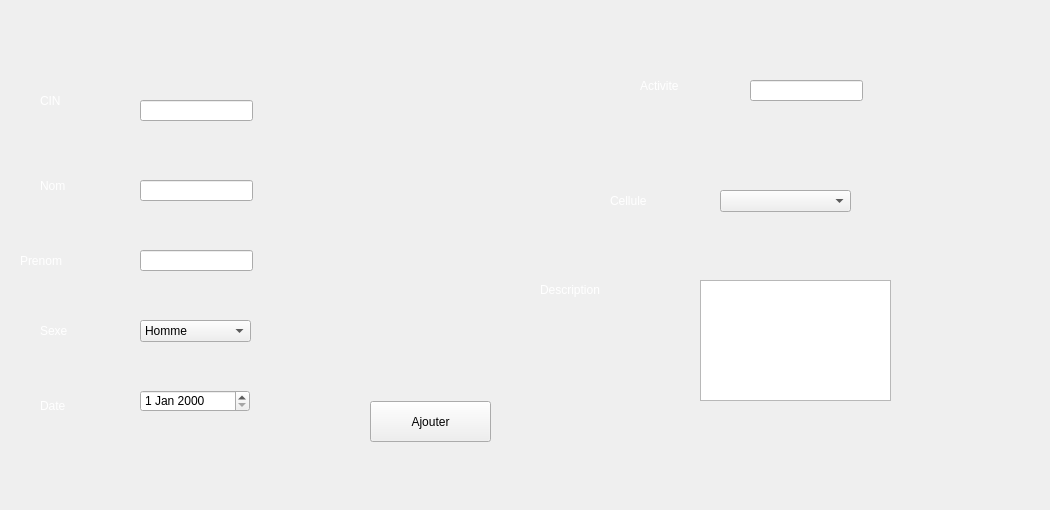
        <widget class="QWidget" name="tab_7">
         <attribute name="title">
          <string>Ajouter</string>
         </attribute>
         <widget class="QLabel" name="label_31">
          <property name="geometry">
           <rect>
            <x>40</x>
            <y>90</y>
            <width>61</width>
            <height>21</height>
           </rect>
          </property>
          <property name="styleSheet">
           <string notr="true">color: rgb(255, 255, 255);</string>
          </property>
          <property name="text">
           <string>CIN</string>
          </property>
         </widget>
         <widget class="QLabel" name="label_32">
          <property name="geometry">
           <rect>
            <x>40</x>
            <y>170</y>
            <width>61</width>
            <height>31</height>
           </rect>
          </property>
          <property name="styleSheet">
           <string notr="true">color: rgb(255, 255, 255);</string>
          </property>
          <property name="text">
           <string>Nom</string>
          </property>
         </widget>
         <widget class="QPushButton" name="pushButton_19">
          <property name="geometry">
           <rect>
            <x>370</x>
            <y>401</y>
            <width>121</width>
            <height>41</height>
           </rect>
          </property>
          <property name="text">
           <string>Ajouter</string>
          </property>
         </widget>
         <widget class="QLabel" name="label_57">
          <property name="geometry">
           <rect>
            <x>20</x>
            <y>250</y>
            <width>111</width>
            <height>21</height>
           </rect>
          </property>
          <property name="styleSheet">
           <string notr="true">color: rgb(255, 255, 255);</string>
          </property>
          <property name="text">
           <string>Prenom</string>
          </property>
         </widget>
         <widget class="QLabel" name="label_58">
          <property name="geometry">
           <rect>
            <x>40</x>
            <y>390</y>
            <width>71</width>
            <height>31</height>
           </rect>
          </property>
          <property name="styleSheet">
           <string notr="true">color: rgb(255, 255, 255);</string>
          </property>
          <property name="text">
           <string>Date</string>
          </property>
         </widget>
         <widget class="QLabel" name="label_59">
          <property name="geometry">
           <rect>
            <x>40</x>
            <y>320</y>
            <width>61</width>
            <height>21</height>
           </rect>
          </property>
          <property name="styleSheet">
           <string notr="true">color: rgb(255, 255, 255);</string>
          </property>
          <property name="text">
           <string>Sexe</string>
          </property>
         </widget>
         <widget class="QLabel" name="label_60">
          <property name="geometry">
           <rect>
            <x>640</x>
            <y>70</y>
            <width>91</width>
            <height>31</height>
           </rect>
          </property>
          <property name="styleSheet">
           <string notr="true">color: rgb(255, 255, 255);</string>
          </property>
          <property name="text">
           <string>Activite</string>
          </property>
         </widget>
         <widget class="QLabel" name="label_61">
          <property name="geometry">
           <rect>
            <x>540</x>
            <y>280</y>
            <width>141</width>
            <height>20</height>
           </rect>
          </property>
          <property name="styleSheet">
           <string notr="true">color: rgb(255, 255, 255);</string>
          </property>
          <property name="text">
           <string>Description</string>
          </property>
         </widget>
         <widget class="QLineEdit" name="le_cin">
          <property name="geometry">
           <rect>
            <x>140</x>
            <y>100</y>
            <width>113</width>
            <height>21</height>
           </rect>
          </property>
         </widget>
         <widget class="QLineEdit" name="le_noom">
          <property name="geometry">
           <rect>
            <x>140</x>
            <y>180</y>
            <width>113</width>
            <height>21</height>
           </rect>
          </property>
         </widget>
         <widget class="QLineEdit" name="le_prenom">
          <property name="geometry">
           <rect>
            <x>140</x>
            <y>250</y>
            <width>113</width>
            <height>21</height>
           </rect>
          </property>
         </widget>
         <widget class="QLineEdit" name="le_activite">
          <property name="geometry">
           <rect>
            <x>750</x>
            <y>80</y>
            <width>113</width>
            <height>21</height>
           </rect>
          </property>
         </widget>
         <widget class="QComboBox" name="cb_sexe">
          <property name="geometry">
           <rect>
            <x>140</x>
            <y>320</y>
            <width>111</width>
            <height>22</height>
           </rect>
          </property>
          <item>
           <property name="text">
            <string>Homme</string>
           </property>
          </item>
          <item>
           <property name="text">
            <string>Femme</string>
           </property>
          </item>
         </widget>
         <widget class="QTextEdit" name="te_">
          <property name="geometry">
           <rect>
            <x>700</x>
            <y>280</y>
            <width>191</width>
            <height>121</height>
           </rect>
          </property>
         </widget>
         <widget class="QDateEdit" name="de_">
          <property name="geometry">
           <rect>
            <x>140</x>
            <y>390</y>
            <width>110</width>
            <height>22</height>
           </rect>
          </property>
         </widget>
         <widget class="QLabel" name="label_62">
          <property name="geometry">
           <rect>
            <x>610</x>
            <y>190</y>
            <width>101</width>
            <height>21</height>
           </rect>
          </property>
          <property name="styleSheet">
           <string notr="true">color: rgb(255, 255, 255);</string>
          </property>
          <property name="text">
           <string>Cellule</string>
          </property>
         </widget>
         <widget class="QComboBox" name="cb_cell">
          <property name="geometry">
           <rect>
            <x>720</x>
            <y>190</y>
            <width>131</width>
            <height>22</height>
           </rect>
          </property>
         </widget>
         <widget class="QLabel" name="label_86">
          <property name="geometry">
           <rect>
            <x>-10</x>
            <y>-10</y>
            <width>1041</width>
            <height>501</height>
           </rect>
          </property>
          <property name="styleSheet">
           <string notr="true">background-image: url(:/16.jpg);</string>
          </property>
          <property name="text">
           <string/>
          </property>
         </widget>
         <zorder>label_86</zorder>
         <zorder>label_31</zorder>
         <zorder>label_32</zorder>
         <zorder>pushButton_19</zorder>
         <zorder>label_57</zorder>
         <zorder>label_58</zorder>
         <zorder>label_59</zorder>
         <zorder>label_60</zorder>
         <zorder>label_61</zorder>
         <zorder>le_cin</zorder>
         <zorder>le_noom</zorder>
         <zorder>le_prenom</zorder>
         <zorder>le_activite</zorder>
         <zorder>cb_sexe</zorder>
         <zorder>te_</zorder>
         <zorder>de_</zorder>
         <zorder>label_62</zorder>
         <zorder>cb_cell</zorder>
        </widget>
